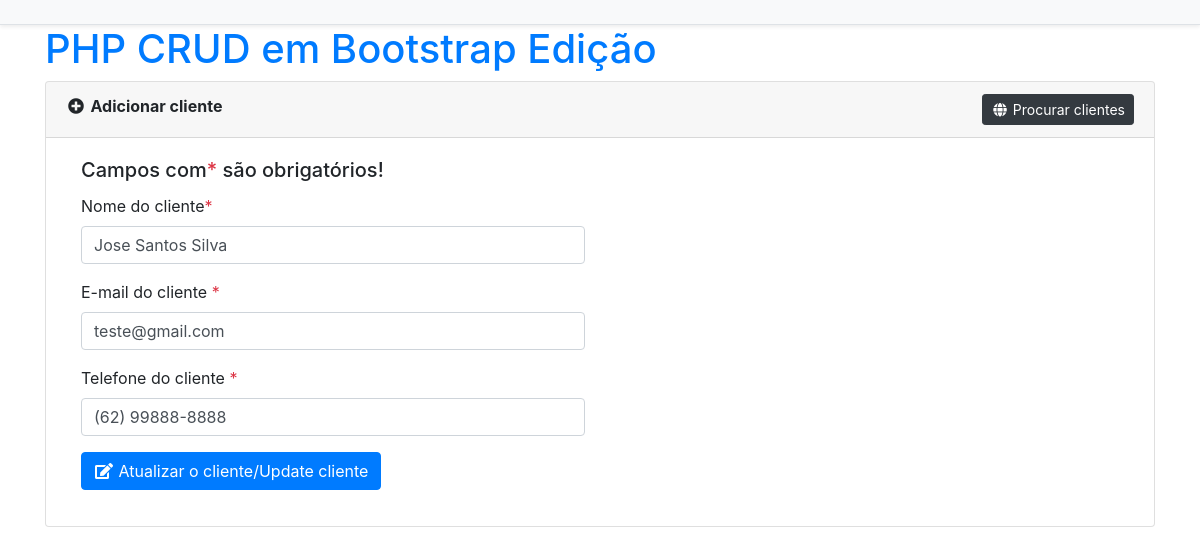
The app's page /edit-users.php?editId=3 with its own data.
### tables this page shows
CREATE TABLE IF NOT EXISTS `dadoscliente` (
  `id` INT UNSIGNED NOT NULL AUTO_INCREMENT,
  `nome` VARCHAR(150) NOT NULL,
  `email` VARCHAR(255) NOT NULL,
  `telefone` VARCHAR(20) NOT NULL,
  `dt` DATETIME NOT NULL DEFAULT CURRENT_TIMESTAMP,
  PRIMARY KEY (`id`),
  KEY `idx_email` (`email`)             
);

### include/Database.php (called while the page is built, shortened)
<?php
class Database{
    protected $pdo;
    public function __construct(\PDO $pdo)
    {
        $this->pdo = $pdo;
        $this->pdo->setAttribute(\PDO::ATTR_ERRMODE, \PDO::ERRMODE_EXCEPTION);
    }
    public function getAllRecords($tableName, $fields='*', $cond='', $orderBy='', $limit='')
    {
        $stmt = $this->pdo->prepare("SELECT $fields FROM $tableName WHERE 1 ".$cond." ".$orderBy." ".$limit);
        $stmt->execute();
        $rows = $stmt->fetchAll(PDO::FETCH_ASSOC);
        return $rows;
    }
}
?>

### config.php (called while the page is built)
<?php
require_once __DIR__.'/include/Database.php';
$host = getenv('DB_HOST') ?: '192.168.10.186';
$port = getenv('DB_PORT') ?: '3306';
$db   = getenv('DB_NAME') ?: 'cliente';
$user = getenv('DB_USER') ?: 'crud';
$pass = getenv('DB_PASS') ?: '9kjThhnVcXJP';
$dsn = "mysql:host={$host};port={$port};dbname={$db};charset=utf8mb4";
$opts = [
  PDO::ATTR_ERRMODE            => PDO::ERRMODE_EXCEPTION,
  PDO::ATTR_DEFAULT_FETCH_MODE => PDO::FETCH_ASSOC,
  PDO::ATTR_EMULATE_PREPARES   => false,
];
$pdo = new PDO($dsn, $user, $pass, $opts);
$db = new Database($pdo);
?>

### edit-users.php (the view, shortened to what this page needs)
<?php include_once('config.php');
if(isset($_REQUEST['editId']) and $_REQUEST['editId']!=""){
	$row	=	$db->getAllRecords('dadoscliente','*',' AND id="'.$_REQUEST['editId'].'"');
}
?>
<!doctype html>
<html lang="pt-br" xmlns:fb="https://www.facebook.com/2008/fbml" xmlns:addthis="https://www.addthis.com/help/api-spec"  prefix="og: http://ogp.me/ns#" class="no-js">
<head>
    <link rel="stylesheet" href="https://stackpath.bootstrapcdn.com/bootstrap/4.2.1/css/bootstrap.min.css">
    <link rel="stylesheet" href="https://use.fontawesome.com/releases/v5.6.3/css/all.css">
</head>
<body>
	<div class="bg-light border-bottom shadow-sm sticky-top">
		<div class="container">
			<header class="blog-header py-1">
			<nav class="navbar navbar-expand-lg navbar-light bg-light">
				</nav>
			</header>
		</div>
	</div>
   	<div class="container">
		<h1><a href="#">PHP CRUD em Bootstrap Edição</a></h1>
		<div class="card">
			<div class="card-header"><i class="fa fa-fw fa-plus-circle"></i> <strong>Adicionar cliente</strong> <a href="browse-dadoscliente.php" class="float-right btn btn-dark btn-sm"><i class="fa fa-fw fa-globe"></i> Procurar clientes</a></div>
			<div class="card-body">
				<div class="col-sm-6">
					<h5 class="card-title">Campos com<span class="text-danger">*</span> são obrigatórios!</h5>
					<form method="post">
						<div class="form-group">
							<label>Nome do cliente<span class="text-danger">*</span></label>
							<input type="text" name="nome" id="nome" class="form-control" value="<?php echo $row[0]['nome']; ?>" placeholder="Digite o nome do cliente" required>
						</div>
						<div class="form-group">
							<label>E-mail do cliente <span class="text-danger">*</span></label>
							<input type="email" name="email" id="email" class="form-control" value="<?php echo $row[0]['email']; ?>" placeholder="Digite o e-mail do cliente" required>
						</div>
						<div class="form-group">
							<label>Telefone do cliente <span class="text-danger">*</span></label>
							<input type="tel" name="telefone" id="telefone" maxlength="15" class="form-control" value="<?php echo $row[0]['telefone']; ?>" placeholder="Digite o telefone do cliente" required>
						</div>
						<div class="form-group">
							<button type="submit" name="submit" value="submit" id="submit" class="btn btn-primary"><i class="fa fa-fw fa-edit"></i> Atualizar o cliente/Update cliente</button>
						</div>
					</form>
				</div>
			</div>
		</div>
	</div>
</body>
</html>

### records on screen
dadoscliente: nome "Jose Santos Silva", email "teste@gmail.com", telefone "(62) 99888-8888"
